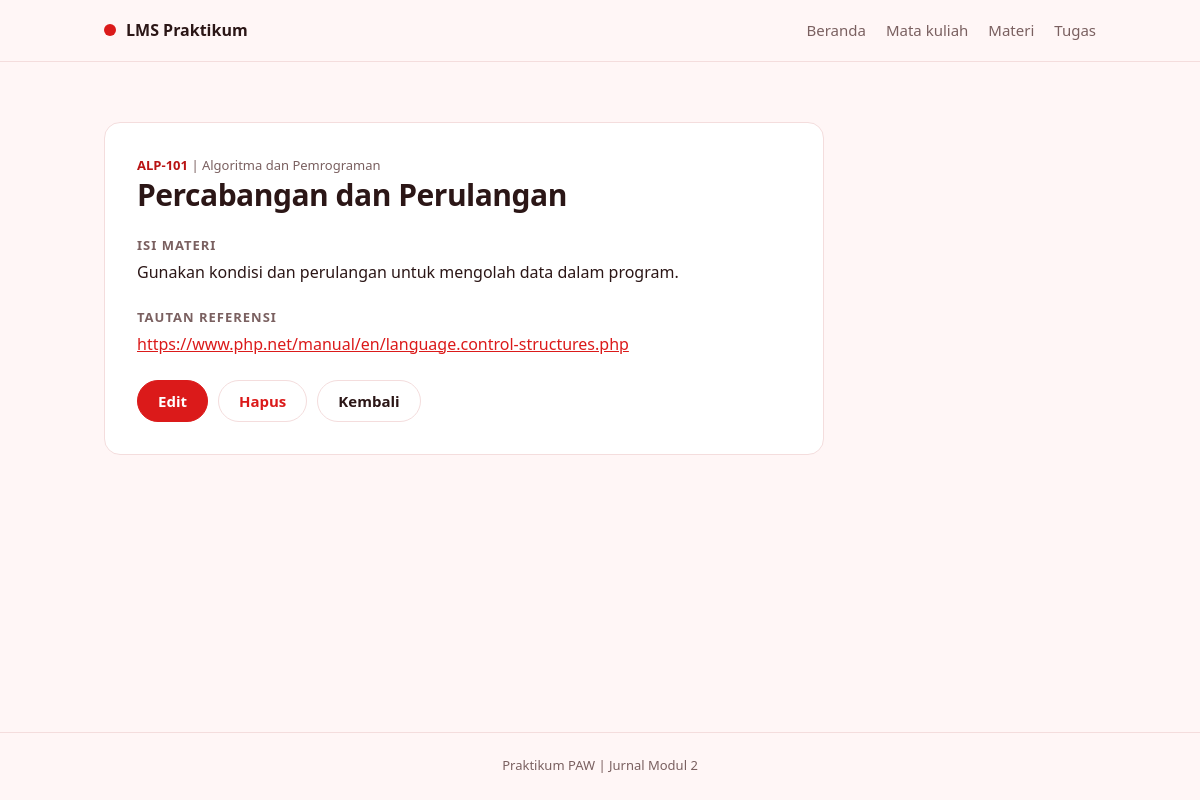
Screenshot of /materi.php?aksi=detail&id=2 with the database file from the repository.
### tables this page shows
CREATE TABLE IF NOT EXISTS materi (
    id INT UNSIGNED AUTO_INCREMENT PRIMARY KEY,
    mata_kuliah_id INT UNSIGNED NOT NULL,
    judul VARCHAR(150) NOT NULL,
    isi TEXT NOT NULL,
    tautan VARCHAR(255) NOT NULL,
    FOREIGN KEY (mata_kuliah_id) REFERENCES mata_kuliah (id) ON DELETE RESTRICT
);

CREATE TABLE IF NOT EXISTS mata_kuliah (
    id INT UNSIGNED AUTO_INCREMENT PRIMARY KEY,
    kode VARCHAR(20) NOT NULL UNIQUE,
    nama VARCHAR(100) NOT NULL,
    dosen VARCHAR(100) NOT NULL,
    semester TINYINT UNSIGNED NOT NULL
);

### functions.php (called while the page is built, shortened)
<?php
function h($teks)
{
    return htmlspecialchars((string) $teks, ENT_QUOTES, 'UTF-8');
}
function input($sumber, $nama)
{
    if (isset($sumber[$nama]) && is_string($sumber[$nama])) {
        return trim($sumber[$nama]);
    }
    return '';
}
function cari_materi($conn, $id)
{
    $sql = 'SELECT materi.*, mata_kuliah.kode AS kode_mk, mata_kuliah.nama AS nama_mk
            FROM materi
            JOIN mata_kuliah ON mata_kuliah.id = materi.mata_kuliah_id
            WHERE materi.id = ?';
    $stmt = $conn->prepare($sql);
    $stmt->execute([$id]);
    return $stmt->get_result()->fetch_assoc();
}

### materi.php (the view, shortened to what this page needs)
<?php
require 'functions.php';
require 'connect.php';
$aksi = input($_GET, 'aksi');
$pilihan_mk = pilihan_mata_kuliah($conn);
$materi = ['mata_kuliah_id' => '', 'judul' => '', 'isi' => '', 'tautan' => ''];
$id = 0;
if ($aksi === 'detail' || $aksi === 'edit' || $aksi === 'hapus') {
    $id = (int) input($_GET, 'id');
    $materi = cari_materi($conn, $id);
}
require 'header.php';
?>
<?php if ($aksi === 'daftar'): ?>
    <div class="page-head">
        <div>
            <h1>Materi</h1>
            <p class="muted">Menampilkan <?= count($daftar_materi) ?> data.</p>
        </div>
        <a class="btn" href="materi.php?aksi=tambah">+ Tambah</a>
    </div>
    <form class="toolbar" method="get" action="materi.php">
        <input type="text" name="search" placeholder="Cari judul atau mata kuliah" value="<?= h($search) ?>">
        <select name="mata_kuliah_id">
            <option value="">Semua mata kuliah</option>
            <?php foreach ($pilihan_mk as $id_pilihan => $nama): ?>
                <option value="<?= (int) $id_pilihan ?>" <?= $id_pilihan == $id_mk ? 'selected' : '' ?>><?= h($nama) ?></option>
            <?php endforeach ?>
        </select>
        <button class="btn" type="submit">Cari</button>
        <a class="btn btn-ghost" href="materi.php">Reset</a>
    </form>
    <?php if (count($daftar_materi) === 0): ?>
        <p class="empty">Data tidak ditemukan.</p>
    <?php else: ?>
        <div class="card list">
            <?php foreach ($daftar_materi as $baris): ?>
                <div class="list-item">
                    <div>
                        <p class="kicker"><span class="code"><?= h($baris['kode_mk']) ?></span> | <?= h($baris['nama_mk']) ?></p>
                        <h2><?= h($baris['judul']) ?></h2>
                    </div>
                    <div class="actions">
                        <a class="btn btn-sm" href="materi.php?aksi=detail&id=<?= (int) $baris['id'] ?>">Detail</a>
                        <a class="btn btn-sm btn-ghost" href="materi.php?aksi=edit&id=<?= (int) $baris['id'] ?>">Edit</a>
                    </div>
                </div>
            <?php endforeach ?>
        </div>
    <?php endif ?>
<?php elseif ($aksi === 'detail'): ?>
    <article class="card detail">
        <p class="kicker"><span class="code"><?= h($materi['kode_mk']) ?></span> | <?= h($materi['nama_mk']) ?></p>
        <h1><?= h($materi['judul']) ?></h1>
        <h2 class="label">Isi materi</h2>
        <p><?= nl2br(h($materi['isi'])) ?></p>
        <h2 class="label">Tautan referensi</h2>
        <p><a class="link" href="<?= h($materi['tautan']) ?>" target="_blank" rel="noopener"><?= h($materi['tautan']) ?></a></p>
        <div class="actions">
            <a class="btn" href="materi.php?aksi=edit&id=<?= $id ?>">Edit</a>
            <a class="btn btn-ghost btn-danger" href="materi.php?aksi=hapus&id=<?= $id ?>">Hapus</a>
            <a class="btn btn-ghost" href="materi.php">Kembali</a>
        </div>
    </article>
<?php endif ?>
<?php require 'footer.php'; ?>

### styles.css (style rules this page uses)
:root { --merah: #DB1A1A; --merah-tua: #B91414; --latar: #FFF6F6; --putih: #FFFFFF; --merah-muda: #FDE9E9; --garis: #F4DDDD; --teks: #2B1616; --teks-pudar: #7A6060; }
* { box-sizing: border-box; }
body { margin: 0; background: var(--latar); color: var(--teks); font: 16px/1.55 system-ui, -apple-system, "Segoe UI", Roboto, Arial, sans-serif; }
h1, h2, p, dl, dd { margin: 0; }
h1 { font-size: 30px; line-height: 1.2; letter-spacing: -0.5px; overflow-wrap: anywhere; }
h2 { font-size: 18px; line-height: 1.3; overflow-wrap: anywhere; }
.btn { display: inline-block; padding: 11px 20px; border: 1px solid var(--merah); border-radius: 999px; background: var(--merah); color: #fff; font: inherit; font-size: 15px; font-weight: 600; line-height: 1.2; text-align: center; text-decoration: none; cursor: pointer; }
.btn-ghost { background: transparent; border-color: var(--garis); color: var(--teks); }
.btn-danger { color: var(--merah); }
.actions { display: flex; flex-wrap: wrap; gap: 10px; margin-top: 24px; }
.card { background: var(--putih); border: 1px solid var(--garis); border-radius: 16px; }
.form, .detail { max-width: 720px; margin-top: 24px; padding: 32px; }
.kicker { margin-bottom: 2px; color: var(--teks-pudar); font-size: 13px; overflow-wrap: anywhere; }
.code { color: var(--merah-tua); font-weight: 600; }
.link { color: var(--merah); overflow-wrap: anywhere; }
.detail > p { overflow-wrap: anywhere; }
.label { margin: 24px 0 6px; color: var(--teks-pudar); font-size: 13px; font-weight: 600; letter-spacing: 1px; text-transform: uppercase; }

### rows the page displays
materi: mata_kuliah.kode "ALP-101", mata_kuliah.nama "Algoritma dan Pemrograman", judul "Percabangan dan Perulangan", isi "Gunakan kondisi dan perulangan untuk mengolah data dalam program.", tautan "https://www.php.net/manual/en/language.control-structures.php"
